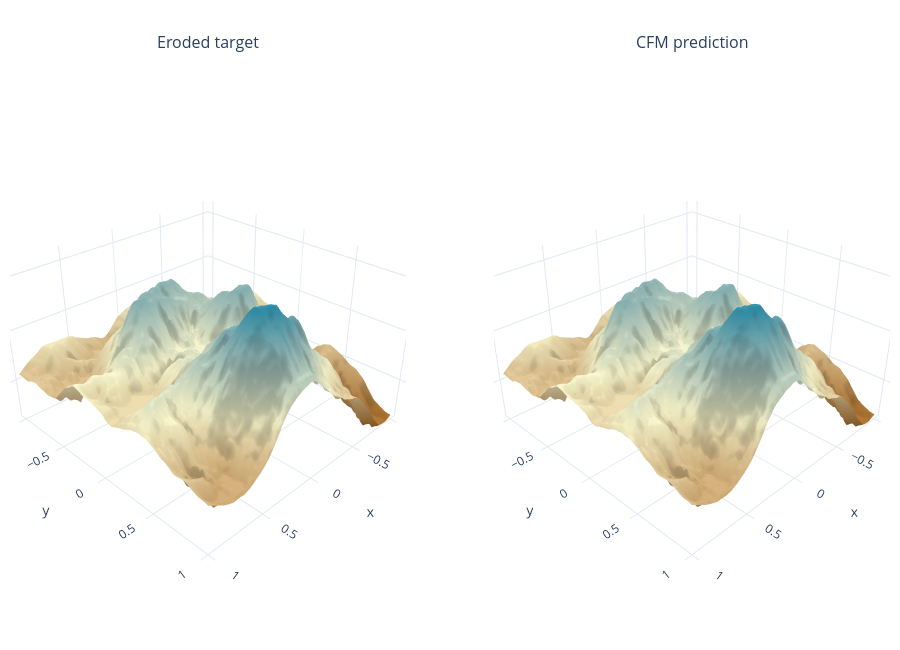

The code cell stored with this chart in its notebook:
### Markdown cell above
## Full-grid inference: 64 Euler steps

This cell uses the trained model and zero initial noise. It evaluates every terrain-grid point in chunks, reports MSE and MAE in original height units, and saves the target, prediction, error, and coordinate axes to an NPZ file.

### Code cell
prediction = mountain_experiment.predict_full_grid()
error = prediction - terrain.eroded_height
mse = float(np.mean(error**2))
mae = float(np.mean(np.abs(error)))
display(
    Markdown(
        f"**Grid MSE:** {mse:.8g} | **Grid MAE:** {mae:.8g} | "
        f"**Euler steps:** {mountain_experiment.flow_config.eval_sampling_steps} | "
        f"**Completed training steps:** {mountain_experiment.progress.step:,}"
    )
)
figure = surface_comparison(terrain, prediction)
figure.show(config={"responsive": True, "displayModeBar": False})
output_dir.mkdir(parents=True, exist_ok=True)
np.savez_compressed(
    output_dir / "fourier_mountain_cfm_prediction.npz",
    x=terrain.x,
    y=terrain.y,
    target=terrain.eroded_height,
    prediction=prediction,
    error=error,
)
